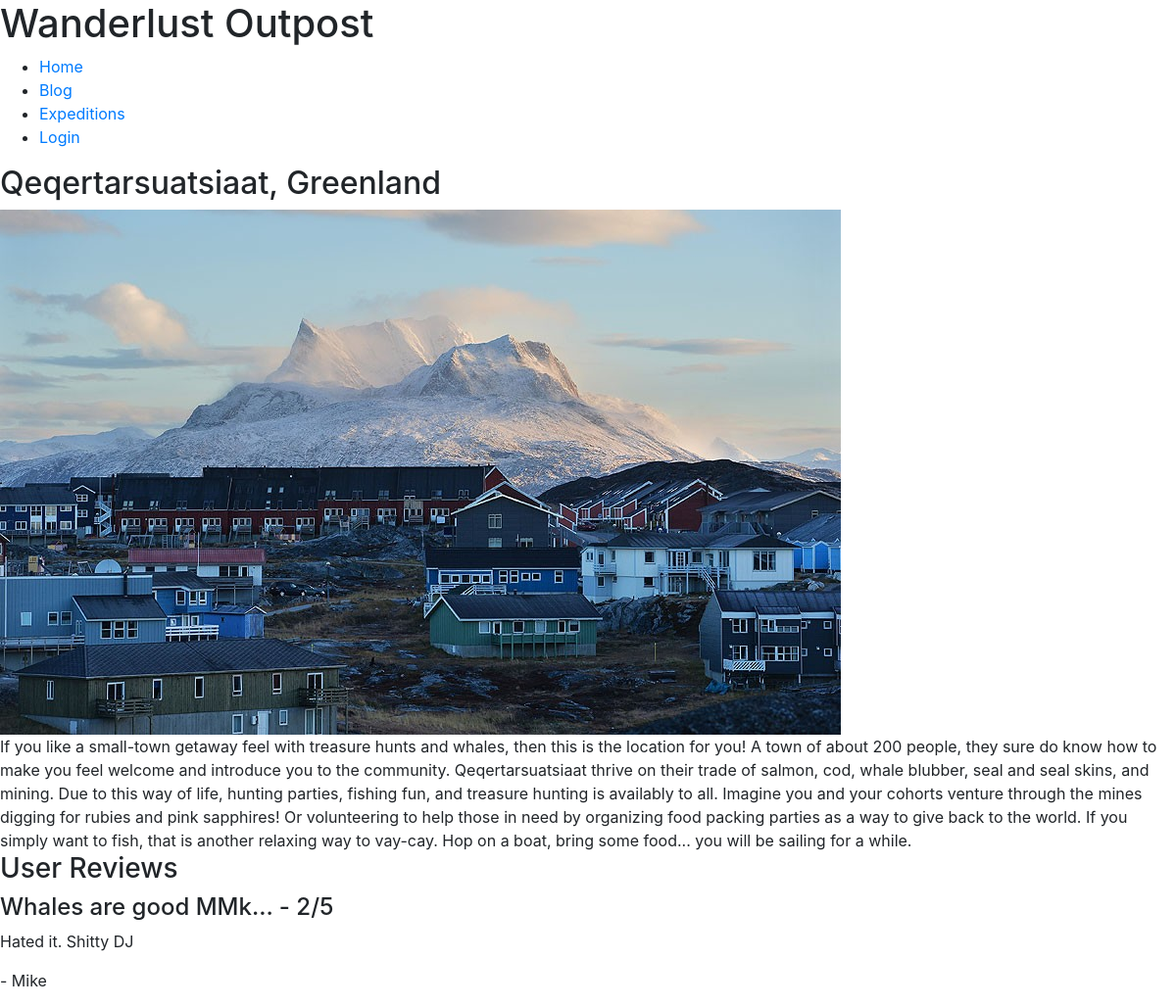
Page /adventure.php?pid=7 on the committed database.
### tables this page shows
CREATE TABLE `sitemap` (
  `PageTitle` varchar(32) NOT NULL,
  `BGImg` varchar(32) DEFAULT NULL,
  `BGImgAlt` text,
  `pageID` int NOT NULL,
  `PageName` varchar(45) NOT NULL,
  `Content` longtext,
  PRIMARY KEY (`pageID`)
);

CREATE TABLE `reviewlist` (
  `ReviewID` int NOT NULL AUTO_INCREMENT,
  `User_ID` int NOT NULL,
  `Rating` int NOT NULL,
  `ReviewType` varchar(24) NOT NULL,
  `Review` text,
  `ReviewHeadline` text,
  `Country` varchar(2) DEFAULT NULL,
  `City` int DEFAULT NULL,
  PRIMARY KEY (`ReviewID`),
  KEY `Country_idx` (`Country`),
  CONSTRAINT `Country` FOREIGN KEY (`Country`) REFERENCES `country` (`Country_ID`)
);

CREATE TABLE `users` (
  `User_ID` int NOT NULL AUTO_INCREMENT,
  `Email` varchar(72) NOT NULL,
  `FName` varchar(24) NOT NULL,
  `LName` varchar(24) NOT NULL,
  `Psword` varchar(42) NOT NULL,
  `DOB` date NOT NULL,
  `Origin` varchar(48) DEFAULT NULL,
  PRIMARY KEY (`User_ID`)
);

### adventure.php (the view, shortened to what this page needs)
<?php
require("includes/page.php");
class AdventurePage extends Page{
  public function Display($pageID){
    $this -> DisplayHead();
    $this -> DisplayBody();
    $this -> DisplayHeader($this->buttons);
    $this->  DisplayContent();
    $this->ReviewGen();
    $this -> DisplayFooter();
  }
  public function ReviewGen(){
    $db = new mysqli('localhost', 'glazpmck_ics325_web', 'ICS325.01-2020', "glazpmck_ics325");
    $id = $db->real_escape_string($_GET['pid']);
    $query = "SELECT reviewlist.ReviewID, reviewlist.ReviewHeadline, reviewlist.Review, reviewlist.User_ID, users.fname, reviewlist.city, reviewlist.rating
    FROM reviewlist
    INNER JOIN users ON reviewlist.user_id = users.user_ID
    INNER JOIN sitemap ON reviewlist.City = sitemap.pageID
    WHERE reviewlist.city = '$id'";
    $result = $db->query($query);
    $row=$result->fetch_array(MYSQLI_ASSOC);
    $num_rows=$result->num_rows;
    ?>
    <section class='reviews'>
    <h3>User Reviews</h3>
    <?php
    if ($num_rows > 0){
      for ($x=0; $x<$num_rows; $x++){
        ?>
        <div class='top-review'>
          <div class='review-content'>
            <h4><?=$row['ReviewHeadline']?> - <?=$row['rating']?>/5</h4>
            <p><?=$row['Review']?></p><p>- <?=$row['fname']?></p>
          </div>
        </div>
        <?php
      }
    }
    echo "</section>";
  }
  public function DisplayContent(){
    if (isset($_GET['pid'])){
      $db = new mysqli('localhost', 'glazpmck_ics325_web', 'ICS325.01-2020', "glazpmck_ics325");
      $id = $db->real_escape_string($_GET['pid']);
      $query = "Select * From sitemap where pageID = '$id'";
      $result = $db->query($query);
      $row=$result->fetch_array(MYSQLI_ASSOC);
      ?>
      <section class="page-title">
        <h2><?= $row['PageTitle'] ?></h2>
      </section>
      <div class="exp-img">
        <img src="img/<?=$row['BGImg']?>" alt="<?=$row['BGImgAlt']?>" />
      </div>
      <section class="main-content">
        <?= $row['Content']?>
      </section>
      <?php
    }
  }
}
$adventure = new AdventurePage();
$adventure->Display($_GET['pid']);
?>

### includes/page.php (shortened to what this page needs)
<?php
  class Page{
    public $title = "Wanderlust Outpost";
    public function DisplayHead(){
      ?>
        <!DOCTYPE html>
           <html>
      <?php
        echo "<head>";
        $this -> DisplayStyles();
        echo "</head>";
    }
      ?>
      <?php
    public function DisplayStyles(){
      ?>
        <link rel="stylesheet" href="https://stackpath.bootstrapcdn.com/bootstrap/4.4.1/css/bootstrap.min.css">
        <link rel="stylesheet/less" type="text/css" href="less/styles.less" />
      <?php
    }
      ?>
      <?php
    public function DisplayBody(){
      ?>
        <body>
      <?php
    }
    public function DisplayHeader($buttons){
      $loggedIn = false;
      $button2 = ["Login" => "login.php",
                  "My Account" => "myaccount.php",
                  "Logout" => "logout.php"];
      ?>
      <header>
        <h1><?php echo $this->title; ?></h1>
          <div class="open">
              <span>
                <ul class="sub-menu">
                  <?php
                    while ( list($name, $url) = each($buttons) ){
                      $this->DisplayButton($name, $url);
                    }
                    if (!$loggedIn){ ?>
                      <li>
                        <a href="./<?=$button2["Login"]?>" title="Login">Login</a>
                      </li>
                      <?php
                    }
                    ?>
                </ul>
              </span>
          </div>
      </header>
      <?php
    }
    public function DisplayButton($name, $url){
      ?>
        <li>
          <a href="./<?=$url?>" title="<?=$name ?>"><?=$name?></a>
        </li>
      <?php
    }
            ?><div class="bg-img">
            <?php
    public function DisplayFooter(){
      ?>
        </body>
      </html>
    <?php
    }
  }

### rows in the picture
sitemap: PageTitle "Qeqertarsuatsiaat, Greenland", BGImg (picture), Content "If you like a small-town getaway feel with treasure hunts and whales, then this is the location for you! A town of about 200 people, they sure do know how to make you feel welcome and introduce you to the community. Qeqertarsuatsiaat thrive on their trade of salmon, cod, whale blubber, seal and seal skins, and mining. Due to this way of life, hunting parties, fishing fun, and treasure hunting is availably to all. Imagine you and your cohorts venture through the mines digging for rubies and pink sapphires! Or volunteering to help those in need by organizing food packing parties as a way to give back to the world. If you simply want to fish, that is another relaxing way to vay-cay. Hop on a…"
reviewlist: ReviewHeadline "Whales are good MMk...", Rating "2", Review "Hated it. Shitty DJ", User_ID.FName "Mike"

### other values in the picture
$this->title "Wanderlust Outpost"
$name "Home"
$name "Blog"
$name "Expeditions"
